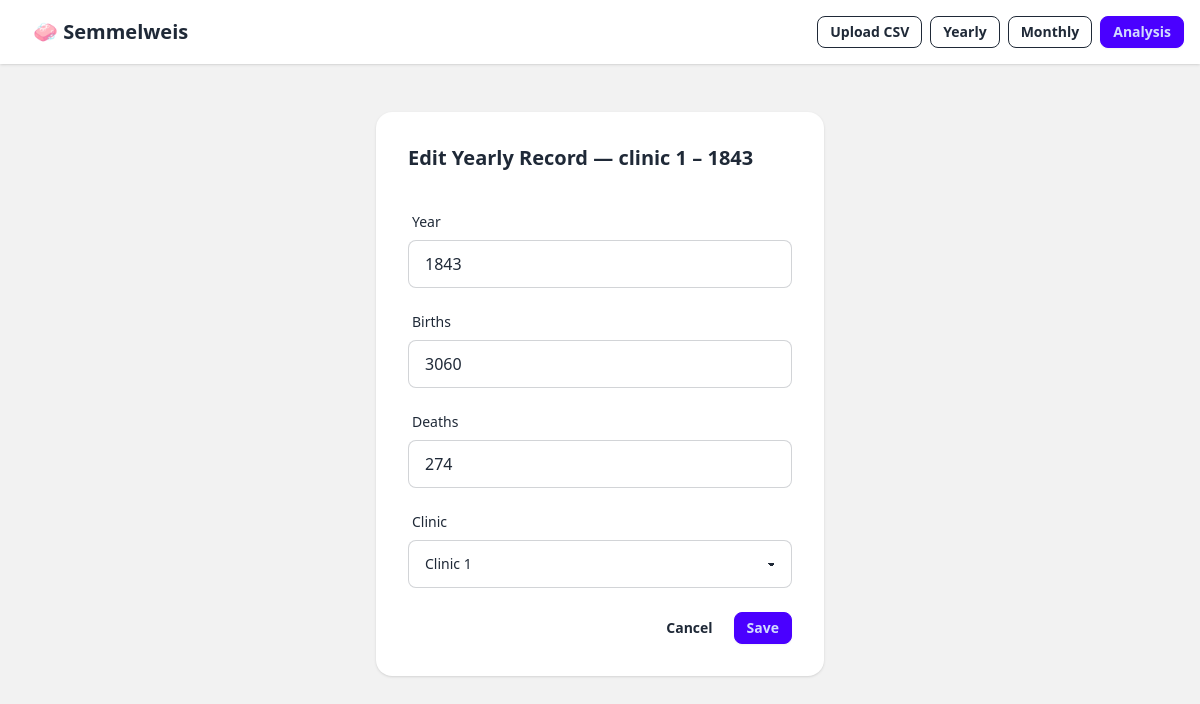
Screenshot of /yearly/3/edit/ with the database file from the repository.
### analysis/models.py (models this page shows, shortened)
class YearlyRecord(models.Model):
    year   = models.IntegerField()
    births = models.IntegerField()
    deaths = models.IntegerField()
    clinic = models.CharField(max_length=20)
    class Meta:
        ordering = ["clinic", "year"]
    def __str__(self):
        return f"{self.clinic} – {self.year}"

### analysis/views.py (the view)
# urls.py: path("yearly/<int:pk>/edit/",    views.YearlyUpdateView.as_view(), name="yearly-update"),
class YearlyUpdateView(UpdateView):
    model         = YearlyRecord
    form_class    = YearlyRecordForm
    template_name = "analysis/yearly_form.html"
    success_url   = reverse_lazy("analysis:yearly-list")
    def get_context_data(self, **kwargs):
        ctx = super().get_context_data(**kwargs)
        ctx["title"]      = f"Edit Yearly Record — {self.object}"
        ctx["cancel_url"] = reverse_lazy("analysis:yearly-list")
        return ctx

### analysis/forms.py
class YearlyRecordForm(forms.ModelForm):
    class Meta:
        model  = YearlyRecord
        fields = ["year", "births", "deaths", "clinic"]
        widgets = {
            "year":   forms.NumberInput(attrs={"class": "input input-bordered w-full"}),
            "births": forms.NumberInput(attrs={"class": "input input-bordered w-full"}),
            "deaths": forms.NumberInput(attrs={"class": "input input-bordered w-full"}),
            "clinic": forms.Select(
                choices=[("clinic 1", "Clinic 1"), ("clinic 2", "Clinic 2")],
                attrs={"class": "select select-bordered w-full"},
            ),
        }

### templates/analysis/yearly_form.html (shortened to what this page needs)
{% extends "base.html" %}
{% block content %}
<div class="card bg-base-100 shadow max-w-md mx-auto mt-8">
  <div class="card-body">
    <h2 class="card-title">{{ title }}</h2>
    <form method="post" class="space-y-4 mt-2">
      {% for field in form %}
        <div class="form-control">
          <label class="label">
            <span class="label-text font-medium">{{ field.label }}</span>
          </label>
          {{ field }}
        </div>
      {% endfor %}
      <div class="card-actions justify-end pt-2">
        <a href="{{ cancel_url }}" class="btn btn-ghost btn-sm">Cancel</a>
        <button class="btn btn-primary btn-sm">Save</button>
      </div>
    </form>
  </div>
</div>
{% endblock %}

### rows the page displays
YearlyRecord: form "1843" "3060" "274" "Clinic 1"

### other values shown
{{ title }} "Edit Yearly Record — clinic 1 – 1843"
{{ field.label }} "Year" "Births" "Deaths" "Clinic"
